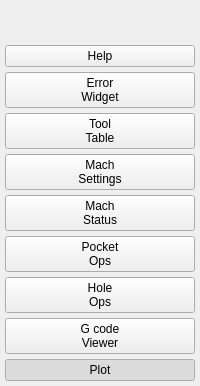
           <widget class="QWidget" name="verticalWidget" native="true">
            <property name="minimumSize">
             <size>
              <width>75</width>
              <height>0</height>
             </size>
            </property>
            <layout class="QVBoxLayout" name="verticalLayout_3">
             <property name="spacing">
              <number>5</number>
             </property>
             <property name="leftMargin">
              <number>5</number>
             </property>
             <property name="topMargin">
              <number>5</number>
             </property>
             <property name="rightMargin">
              <number>5</number>
             </property>
             <property name="bottomMargin">
              <number>5</number>
             </property>
             <item>
              <spacer name="verticalSpacer">
               <property name="orientation">
                <enum>Qt::Vertical</enum>
               </property>
               <property name="sizeHint" stdset="0">
                <size>
                 <width>20</width>
                 <height>40</height>
                </size>
               </property>
              </spacer>
             </item>
             <item>
              <widget class="QPushButton" name="pushButton_166">
               <property name="text">
                <string>Help</string>
               </property>
               <property name="checkable">
                <bool>true</bool>
               </property>
               <property name="page" stdset="0">
                <number>8</number>
               </property>
               <attribute name="buttonGroup">
                <string notr="true">mainNavBtns</string>
               </attribute>
              </widget>
             </item>
             <item>
              <widget class="QPushButton" name="pushButton_119">
               <property name="text">
                <string>Error
Widget</string>
               </property>
               <property name="checkable">
                <bool>true</bool>
               </property>
               <property name="page" stdset="0">
                <number>7</number>
               </property>
               <attribute name="buttonGroup">
                <string notr="true">mainNavBtns</string>
               </attribute>
              </widget>
             </item>
             <item>
              <widget class="QPushButton" name="pushButton_8">
               <property name="text">
                <string>Tool
Table</string>
               </property>
               <property name="checkable">
                <bool>true</bool>
               </property>
               <property name="page" stdset="0">
                <number>6</number>
               </property>
               <attribute name="buttonGroup">
                <string notr="true">mainNavBtns</string>
               </attribute>
              </widget>
             </item>
             <item>
              <widget class="QPushButton" name="pushButton_7">
               <property name="text">
                <string>Mach
Settings</string>
               </property>
               <property name="checkable">
                <bool>true</bool>
               </property>
               <property name="page" stdset="0">
                <number>5</number>
               </property>
               <attribute name="buttonGroup">
                <string notr="true">mainNavBtns</string>
               </attribute>
              </widget>
             </item>
             <item>
              <widget class="QPushButton" name="pushButton_6">
               <property name="text">
                <string>Mach
Status</string>
               </property>
               <property name="checkable">
                <bool>true</bool>
               </property>
               <property name="page" stdset="0">
                <number>4</number>
               </property>
               <attribute name="buttonGroup">
                <string notr="true">mainNavBtns</string>
               </attribute>
              </widget>
             </item>
             <item>
              <widget class="QPushButton" name="pushButton_5">
               <property name="text">
                <string>Pocket
Ops</string>
               </property>
               <property name="checkable">
                <bool>true</bool>
               </property>
               <property name="page" stdset="0">
                <number>3</number>
               </property>
               <attribute name="buttonGroup">
                <string notr="true">mainNavBtns</string>
               </attribute>
              </widget>
             </item>
             <item>
              <widget class="QPushButton" name="pushButton_4">
               <property name="text">
                <string>Hole
Ops</string>
               </property>
               <property name="checkable">
                <bool>true</bool>
               </property>
               <property name="page" stdset="0">
                <number>2</number>
               </property>
               <attribute name="buttonGroup">
                <string notr="true">mainNavBtns</string>
               </attribute>
              </widget>
             </item>
             <item>
              <widget class="QPushButton" name="pushButton_3">
               <property name="text">
                <string>G code
Viewer</string>
               </property>
               <property name="checkable">
                <bool>true</bool>
               </property>
               <property name="page" stdset="0">
                <number>1</number>
               </property>
               <attribute name="buttonGroup">
                <string notr="true">mainNavBtns</string>
               </attribute>
              </widget>
             </item>
             <item>
              <widget class="QPushButton" name="pushButton">
               <property name="text">
                <string>Plot</string>
               </property>
               <property name="checkable">
                <bool>true</bool>
               </property>
               <property name="checked">
                <bool>true</bool>
               </property>
               <property name="page" stdset="0">
                <number>0</number>
               </property>
               <attribute name="buttonGroup">
                <string notr="true">mainNavBtns</string>
               </attribute>
              </widget>
             </item>
            </layout>
           </widget>
